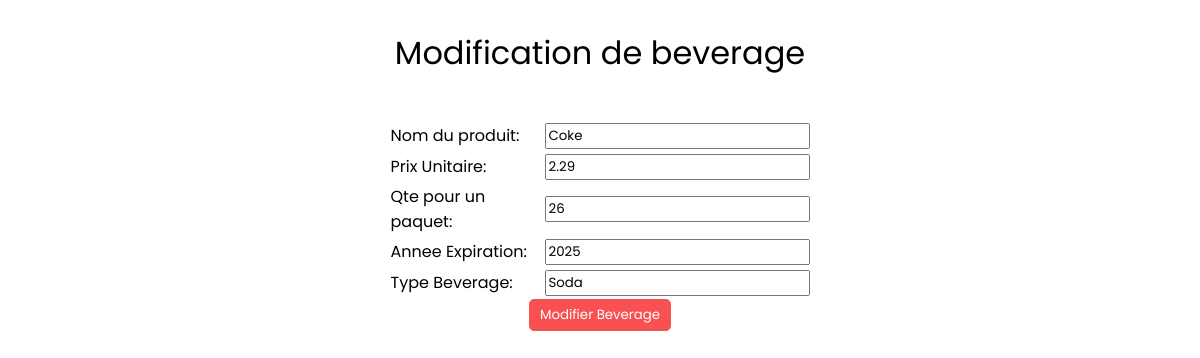
Screenshot of /editBeverage/2 with the database file from the repository.
### tables this page shows
CREATE TABLE Products(
                Id INTEGER PRIMARY KEY,
                ProdName TEXT NOT NULL,
                UnitPrice REAL CHECK(UnitPrice > 0),
                QtyPerPack INTEGER CHECK(QtyPerPack > 0), -- La quantite pour chaque groupe d'un produit (un carton ou un rack de produits)
                Expiration INTEGER NOT NULL, -- L'année d'expiration ou le bestbefore du produit
                ProductType TEXT NOT NULL CHECK(ProductType = 'Beverage' OR ProductType = 'Treat' OR ProductType = 'Grocery'),
                TreatType TEXT CHECK(TreatType = 'Bonbon' OR TreatType = 'Biscuit'), -- pour les produits de type treat
                Origine TEXT, -- pour les produits de type grocery (l'origine du produit)
                BeverageType TEXT CHECK(BeverageType = 'Jus' OR BeverageType = 'Soda' OR BeverageType = 'Alcool'), -- pour les produits de type Beverage 
                UserId INTEGER NOT NULL,
                FOREIGN KEY(UserId) REFERENCES Users(Id)  -- L'utilisateur qui ajoute le produit


);

### main.py (the view)
@app.route('/editBeverage/<int:id>')
def edit_beverage(id):
    bev = bev_dao.get_by_id(id)
    return render_template('addBeverage.html', bev=bev)

### Business/Domain/Beverage.py (called while the page is built)
    def get_beverage_type(self):
        return self.__beverage_type

### Business/Domain/Product.py (called while the page is built)
    def get_id(self):
        return self.__id

    def get_product_name(self):
        return self.__product_name

    def get_unit_price(self):
        return self.__unit_price

    def get_qty_per_pack(self):
        return self.__qty_per_pack

    def get_expiration(self):
        return self.__expiration

### Data_Access/DAOs/BeverageDAO.py (called while the page is built)
    def get_by_id(self, id):
        self.cursor.execute('''
        SELECT Id, ProdName, UnitPrice, QtyPerPack, Expiration, BeverageType
        FROM Products
        WHERE Id = ? ''', (id,))
        result = self.cursor.fetchone()
        bev = Beverage(result[0], result[1], result[2], result[3], result[4], result[5])
        return bev

### templates/addBeverage.html (shortened to what this page needs)
<!DOCTYPE html>
<html lang="en">
<head>
    <link rel="stylesheet" href="../static/styles.css">
</head>
<body>
    <div class="fm-container">
        <h1>{{ 'Modification de beverage' if bev is defined else 'Ajout de beverage' }}</h1>
        <div class="fm">
            <form action="{{ '/updateBeverage' if bev is defined else '/addBeverage' }}" method="post">
                <table>
                    <tr>
                        <td><label for="prodName">Nom du produit:</label></td>
                        <td><input type="text" name="prodName" id="prodName" required value="{{ bev.get_product_name() if bev is defined else '' }}"></td>
                    </tr>
                    <tr>
                        <td><label for="unitPrice">Prix Unitaire:</label></td>
                        <td><input type="number" step="0.01" name="unitPrice" id="unitPrice" required value="{{ bev.get_unit_price() if bev is defined else '' }}"></td>
                    </tr>
                    <tr>
                        <td><label for="qtyPerPack">Qte pour un paquet:</label></td>
                        <td><input type="number" name="qtyPerPack" id="qtyPerPack" required value="{{ bev.get_qty_per_pack() if bev is defined else '' }}"></td>
                    </tr>
                    <tr>
                        <td><label for="expYear">Annee Expiration:</label></td>
                        <td><input type="text" name="expYear" id="expYear" required min="4" max="4" value="{{ bev.get_expiration() if bev is defined else '' }}"></td>
                    </tr>
                    <tr>
                        <td><label for="typeBeverage">Type Beverage:</label></td>
                        <td><input type="text" name="beverageType" id="typeBeverage" required value="{{ bev.get_beverage_type() if bev is defined else '' }}"></td>
                    </tr>
                </table>
                <div class="sbt">
                    <div><button type="submit" class="bttn">{{ 'Modifier Beverage' if bev is defined else 'Ajouter Beverage' }}</button>
                </div>
            </div>
            </form>
        </div>
    </div>
</body>
</html>

### static/styles.css (style rules this page uses)
* { font-family: "Poppins", sans-serif; font-weight: 400; font-style: normal; }
.fm-container { display: flex; flex-direction: column; justify-content: center; align-items: center; gap: 20px; }
.fm { display: flex; flex-direction: column; justify-content: space-between; align-items: center; }
.fm table td { width: 150px; }
.sbt { display: flex; justify-content: center; }
.sbt button { border: 1px solid #F95151; }
.bttn { background: #F95151; color: white; padding: 5px 10px; text-align: center; border-radius: 5px; }

### rows the page displays
Products: prodName "Coke", unitPrice "2.29", expYear "2025", beverageType "Soda"

### other values shown
{{ 'Modification de beverage' if bev is defined else 'Ajout de beverage' }} "Modification de beverage"
{{ 'Modifier Beverage' if bev is defined else 'Ajouter Beverage' }} "Modifier Beverage"
